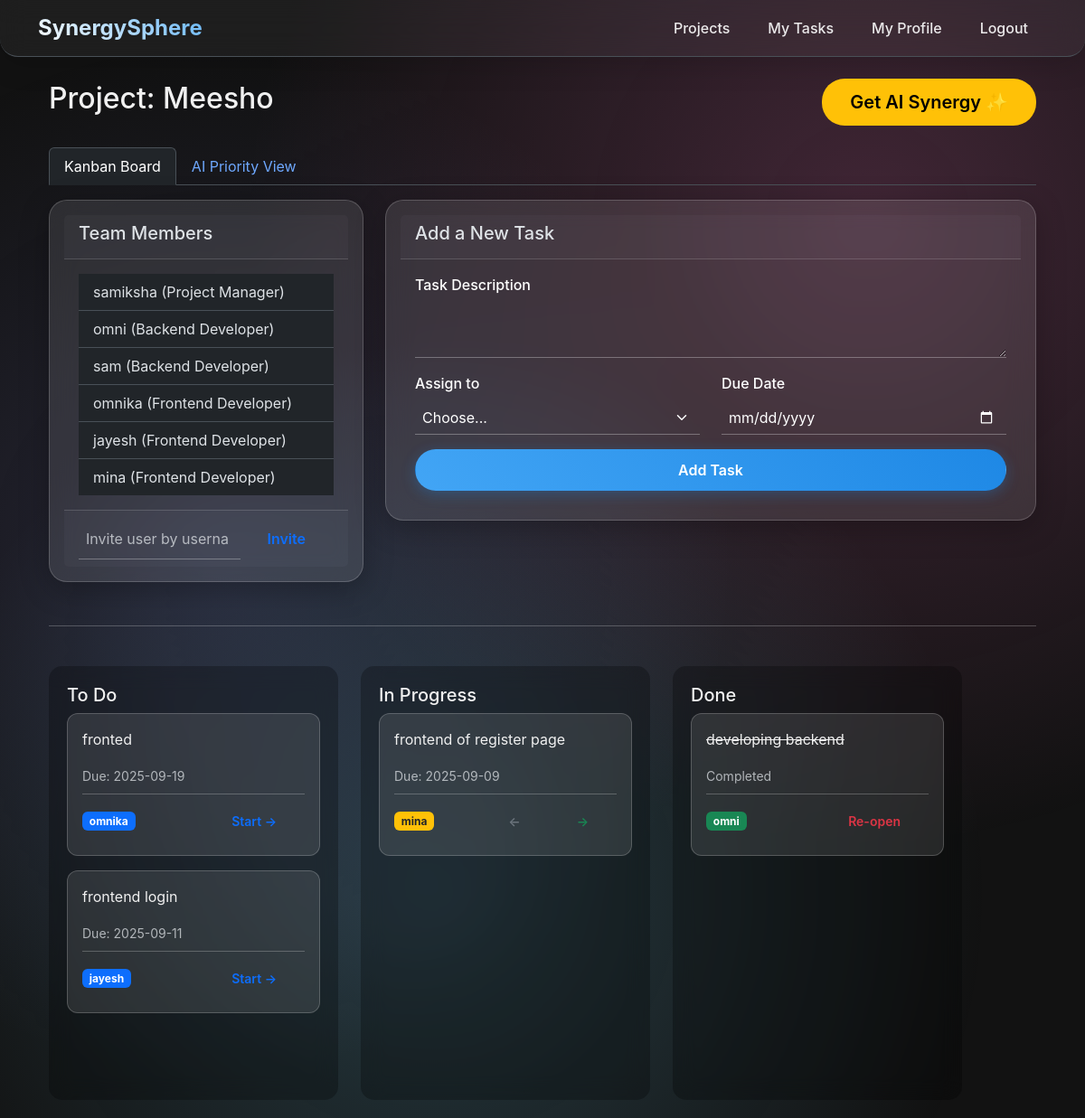
Screenshot of /project/4 (signed in) with the database file from the repository.
### app.py (models this page shows)
class Project(db.Model):
    id = db.Column(db.Integer, primary_key=True)
    name = db.Column(db.String(100), nullable=False)
    description = db.Column(db.Text, nullable=True)
    tags = db.Column(db.String(200), nullable=True)
    deadline = db.Column(db.Date, nullable=True)
    priority = db.Column(db.String(20), nullable=True)
    tasks = db.relationship('Task', backref='project', lazy=True, cascade="all, delete-orphan")

class User(db.Model, UserMixin):
    id = db.Column(db.Integer, primary_key=True)
    username = db.Column(db.String(20), unique=True, nullable=False)
    password = db.Column(db.String(60), nullable=False)
    role = db.Column(db.String(50), nullable=False, default='Developer')
    projects = db.relationship('Project', secondary=project_members, backref='members', lazy='dynamic')
    tasks = db.relationship('Task', backref='assignee', lazy=True)
    comments = db.relationship('Comment', backref='author', lazy=True)

class Task(db.Model):
    id = db.Column(db.Integer, primary_key=True)
    content = db.Column(db.Text, nullable=False)
    status = db.Column(db.String(20), nullable=False, default='To Do')
    priority = db.Column(db.Integer, nullable=False, default=50)
    due_date = db.Column(db.Date, nullable=True)
    project_id = db.Column(db.Integer, db.ForeignKey('project.id'), nullable=False)
    assignee_id = db.Column(db.Integer, db.ForeignKey('user.id'), nullable=True)
    comments = db.relationship('Comment', backref='task', lazy=True, cascade="all, delete-orphan")

### app.py (the view)
@app.route('/project/<int:project_id>')
@login_required
def project_board(project_id):
    project = Project.query.get_or_404(project_id)
    if current_user not in project.members:
        flash("You are not a member of this project.", "danger"); return redirect(url_for('dashboard'))
    tasks = Task.query.filter_by(project_id=project.id).all()
    return render_template('board.html', project=project, tasks=tasks)

### app.py (called while the page is built)
@login_manager.user_loader
def load_user(user_id):
    return User.query.get(int(user_id))

### templates/board.html (shortened to what this page needs)
{% extends "layout.html" %}
{% block content %}
<div class="container-fluid">
    <div class="d-flex justify-content-between align-items-center mb-4">
        <h2>Project: {{ project.name }}</h2>
        <button id="get-ai-synergy" class="btn btn-lg btn-warning" data-project-id="{{ project.id }}">Get AI Synergy ✨</button>
    </div>
    <ul class="nav nav-tabs mb-3">
        <li class="nav-item">
            <a class="nav-link active" href="{{ url_for('project_board', project_id=project.id) }}">Kanban Board</a>
        </li>
        <li class="nav-item">
            <a class="nav-link" href="{{ url_for('priority_view', project_id=project.id) }}">AI Priority View</a>
        </li>
    </ul>
    <div class="row">
        <div class="col-lg-4 mb-4">
            <div class="card">
                <div class="card-header"><h5>Team Members</h5></div>
                <div class="card-body"><ul class="list-group list-group-flush">{% for member in project.members %}<li class="list-group-item">{{ member.username }} ({{member.role}})</li>{% endfor %}</ul></div>
                <div class="card-footer">
                    <form method="POST" action="{{ url_for('invite_user') }}"><input type="hidden" name="project_id" value="{{ project.id }}"><div class="input-group"><input type="text" class="form-control" name="username" placeholder="Invite user by username" required><button class="btn btn-outline-primary" type="submit">Invite</button></div></form>
                </div>
            </div>
        </div>
        <div class="col-lg-8 mb-4">
            <div class="card">
                <div class="card-header"><h5>Add a New Task</h5></div>
                <div class="card-body">
                    <form method="POST" action="{{ url_for('add_task') }}"><input type="hidden" name="project_id" value="{{ project.id }}"><div class="mb-3"><label for="content" class="form-label">Task Description</label><textarea class="form-control" id="content" name="content" required></textarea></div><div class="row"><div class="col-md-6 mb-3"><label for="assignee_id" class="form-label">Assign to</label><select class="form-select" id="assignee_id" name="assignee_id" required><option selected disabled value="">Choose...</option>{% for member in project.members %}<option value="{{ member.id }}">{{ member.username }}</option>{% endfor %}</select></div><div class="col-md-6 mb-3"><label for="due_date" class="form-label">Due Date</label><input type="date" class="form-control" id="due_date" name="due_date" required></div></div><button class="btn btn-primary w-100" type="submit">Add Task</button></form>
                </div>
            </div>
        </div>
    </div>
    <hr class="my-4">
    <div class="kanban-board">
        <div class="kanban-column">
            <h5 class="column-title">To Do</h5>
            {% for task in tasks %}{% if task.status == 'To Do' %}
            <div class="task-card">
                <a href="{{ url_for('task_detail', task_id=task.id) }}" class="task-link"><p>{{ task.content }}</p></a>
                <small class="text-muted">Due: {{ task.due_date.strftime('%Y-%m-%d') if task.due_date }}</small>
                <hr class="my-2"><div class="d-flex justify-content-between align-items-center"><span class="badge bg-primary">{{ task.assignee.username }}</span><form action="{{ url_for('move_task') }}" method="POST" class="m-0"><input type="hidden" name="task_id" value="{{ task.id }}"><input type="hidden" name="new_status" value="In Progress"><button type="submit" class="btn btn-sm btn-outline-primary">Start →</button></form></div>
            </div>
            {% endif %}{% endfor %}
        </div>
        <div class="kanban-column">
            <h5 class="column-title">In Progress</h5>
            {% for task in tasks %}{% if task.status == 'In Progress' %}
             <div class="task-card">
                <a href="{{ url_for('task_detail', task_id=task.id) }}" class="task-link"><p>{{ task.content }}</p></a>
                <small class="text-muted">Due: {{ task.due_date.strftime('%Y-%m-%d') if task.due_date }}</small>
                <hr class="my-2"><div class="d-flex justify-content-between align-items-center"><span class="badge bg-warning text-dark">{{ task.assignee.username }}</span><div><form action="{{ url_for('move_task') }}" method="POST" class="d-inline-block"><button type="submit" class="btn btn-sm btn-outline-secondary">←</button></form><form action="{{ url_for('move_task') }}" method="POST" class="d-inline-block"><button type="submit" class="btn btn-sm btn-outline-success">→</button></form></div></div>
            </div>
            {% endif %}{% endfor %}
        </div>
        <div class="kanban-column">
            <h5 class="column-title">Done</h5>
            {% for task in tasks %}{% if task.status == 'Done' %}
            <div class="task-card done">
                <a href="{{ url_for('task_detail', task_id=task.id) }}" class="task-link"><p><del>{{ task.content }}</del></p></a>
                <small class="text-muted">Completed</small>
                <hr class="my-2"><div class="d-flex justify-content-between align-items-center"><span class="badge bg-success">{{ task.assignee.username }}</span><form action="{{ url_for('move_task') }}" method="POST" class="m-0"><input type="hidden" name="task_id" value="{{ task.id }}"><input type="hidden" name="new_status" value="In Progress"><button type="submit" class="btn btn-sm btn-outline-danger">Re-open</button></form></div>
            </div>
            {% endif %}{% endfor %}
        </div>
    </div>
</div>
{% endblock %}

### static/css/style.css (style rules this page uses)
* { margin: 0; padding: 0; box-sizing: border-box; }
body { font-family: 'Poppins', -apple-system, BlinkMacSystemFont, 'Segoe UI', Roboto, Oxygen, Ubuntu, Cantarell, sans-serif; background: url('../img/background.jpg') no-repeat center center fixed; background-size: cover; min-height: 100vh; color: #f0f0f0; position: relative; overflow-x: hidden; }
body::before { content: ''; position: fixed; top: 0; left: 0; width: 100%; height: 100%; background: radial-gradient(circle at 20% 50%, rgba(120, 119, 198, 0.2) 0%, transparent 50%), radial-gradient(circle at 80% 20%, rgba(255, 119, 198, 0.2) 0%, transparent 50%), radial-gradient(circle at 40% 80%, rgba(120, 219, 255, 0.2) 0%, transparent 50%); animation: gradientShift 10s ease-in-out infinite; z-index: -2; }
.card, .glass-card, .project-card { background: rgba(255, 255, 255, 0.1) !important; backdrop-filter: blur(15px) !important; border: 1px solid rgba(255, 255, 255, 0.18) !important; border-radius: 20px !important; box-shadow: 0 8px 32px rgba(0,0,0,0.25) !important; transition: all 0.3s ease; position: relative; overflow: hidden; padding: 1rem; }
.btn { border-radius: 25px !important; font-weight: 600; padding: 10px 30px; border: 1px solid transparent; transition: all 0.3s ease; position: relative; overflow: hidden; }
.btn::before { content: ''; position: absolute; top: 0; left: -100%; width: 100%; height: 100%; background: linear-gradient(90deg, transparent, rgba(255,255,255,0.2), transparent); transition: left 0.5s; }
.btn-primary { background: linear-gradient(45deg, #42a5f5, #1e88e5) !important; color: #fff !important; box-shadow: 0 4px 15px rgba(30,136,229,0.3); }
.form-label { color: #fff !important; font-weight: 500; }
.form-control, .form-select { background: transparent !important; border: none !important; border-bottom: 1px solid rgba(255,255,255,0.3) !important; border-radius: 0 !important; color: #fff !important; padding-left: 0.5rem !important; }
.form-select { -webkit-appearance: none !important; -moz-appearance: none !important; appearance: none !important; background-repeat: no-repeat !important; background-position: right 0.75rem center !important; background-size: 16px 12px !important; }
.kanban-board, .priority-board { display: flex; gap: 25px; overflow-x: auto; padding: 20px 0; }
.kanban-column, .priority-column { background: rgba(0,0,0,0.25); backdrop-filter: blur(12px); border-radius: 15px; padding: 20px; min-width: 320px; min-height: 60vh; position: relative; }
.task-card { background: rgba(255,255,255,0.1); border: 1px solid rgba(255,255,255,0.2); border-radius: 12px; padding: 1rem; margin-bottom: 1rem; transition: all 0.3s ease; }
.task-link { color: #f0f0f0; text-decoration: none; }

### rows the page displays
Project: name "Meesho"
User: username "samiksha", role "Project Manager"
User: username "omni", role "Backend Developer"
User: username "sam", role "Backend Developer"
User: username "omnika", role "Frontend Developer"
User: username "jayesh", role "Frontend Developer"
User: username "mina", role "Frontend Developer"
Task: content "fronted", due_date "2025-09-19", assignee.username "omnika"
Task: content "frontend login", due_date "2025-09-11", assignee.username "jayesh"
Task: content "frontend of register page", due_date "2025-09-09", assignee.username "mina"
Task: content "developing backend", assignee.username "omni"
